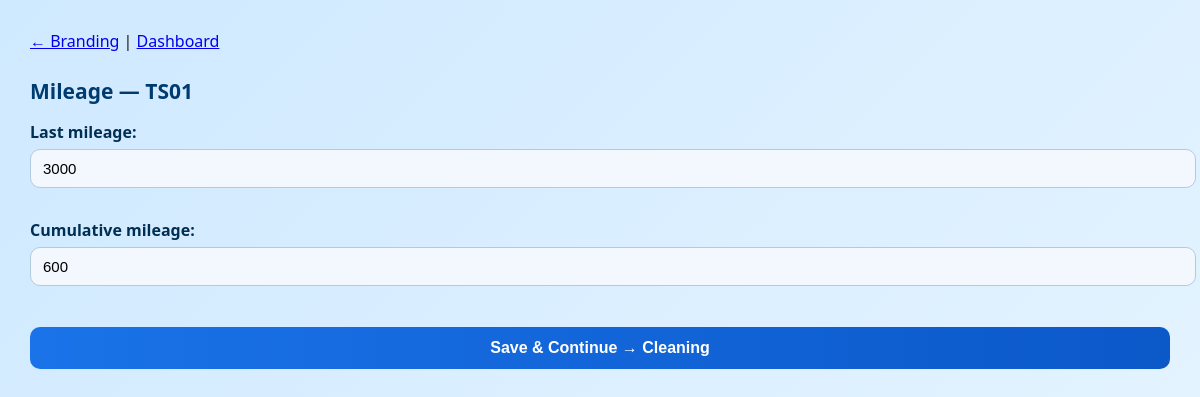
/depot/mileage/TS01/ (signed in), run on the app's committed database.
### depot/models.py (models this page shows, shortened)
class Trainset(models.Model):
    number = models.CharField(max_length=16, unique=True)   # e.g., "TS-01"
    train_name = models.CharField(max_length=64, blank=True)  # NEW FIELD
    cars = models.IntegerField(default=4)
    last_mileage = models.IntegerField(default=0)
    cumulative_mileage = models.IntegerField(default=0)
    branding = models.ForeignKey('Branding', null=True, blank=True, on_delete=models.SET_NULL)
    stabling_bay = models.ForeignKey('Bay', null=True, blank=True, on_delete=models.SET_NULL)
    status = models.CharField(max_length=32, default='idle')
    notes = models.TextField(blank=True)

### depot/views.py (the view)
# urls.py: path('mileage/<str:number>/', views.mileage_detail, name='mileage_detail'),
@login_required
def mileage_detail(request, number):
    train = get_object_or_404(Trainset, number=number)
    if request.method == "POST":
        form = MileageDetailForm(request.POST, instance=train)
        if form.is_valid():
            form.save()
            messages.success(request, "Mileage updated.")
            return redirect('depot:cleaning_detail', number=number)
    else:
        form = MileageDetailForm(instance=train)
    return render(request, 'depot/details/mileage_detail.html', {
        'train': train, 'form': form
    })

### depot/forms.py
class MileageDetailForm(forms.ModelForm):
    class Meta:
        model = Mileage
        fields = ['last_mileage', 'cumulative_mileage']

### depot/templates/depot/details/mileage_detail.html (shortened to what this page needs)
{% load static %}
<!doctype html>
<html>
<head><meta charset="utf-8"><title>Mileage - {{ train.number }}</title></head>
<body>
    <link rel="stylesheet" href="{% static 'depot/css/detail.css' %}">
  <a href="{% url 'depot:branding_detail' train.number %}">← Branding</a> |
  <a href="{% url 'depot:dashboard' %}">Dashboard</a>
  <h2>Mileage — {{ train.number }}</h2>
  <form method="post">
    {{ form.as_p }}
    <button type="submit">Save & Continue → Cleaning</button>
  </form>
</body>
</html>

### depot/static/depot/css/detail.css (style rules this page uses)
body { margin: 0; padding: 30px; font-family: "Segoe UI", sans-serif; background: linear-gradient(135deg, #cfe9ff, #e9f6ff); min-height: 100vh; color: #1a1a1a; }
h2 { font-size: 21px; color: #003b70; margin-top: 25px; margin-bottom: 10px; }
label { font-weight: 600; color: #002f53; display: block; margin-bottom: 6px; }
input, select, textarea { width: 100%; padding: 10px 12px; font-size: 15px; border-radius: 10px; border: 1.5px solid #b5c9dd; background: #f3f8ff; margin-bottom: 15px; transition: 0.25s ease; }
button, .btn { padding: 12px 18px; border-radius: 10px; border: none; background: linear-gradient(90deg, #1a73e8, #0b58c9); color: white; font-size: 16px; font-weight: 600; cursor: pointer; width: 100%; margin-top: 10px; transition: 0.3s ease; }

### data on the page
Trainset: number "TS01", last_mileage "3000", cumulative_mileage "600"
